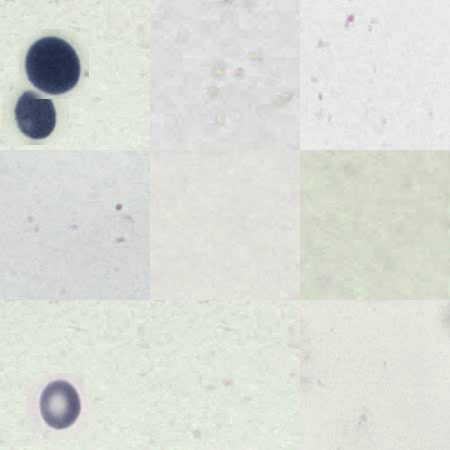
#> input picture frame 24 of cells.mp4, 450 x 450 px
$ jupyter execute CV_BASE_task_6_tracking.ipynb   (shell and % lines are left out)
#> lines starting #> are read from the running program, lines starting #| are printed output that depends on the picture; after the words box and inside, x2 and y2 are one past the last pixel; in counts of white or black regions, pixels touching at a corner belong together
[cell 1]
# Продолжайте развивать генератор данных.
# Решите задачу трекинга объектов.
# Этап 1. Генератор последовательности кадров с потоком клеток, перемещающихся "слева - направо".
#  - сгенерировать последовательность кадров в 10 секунд (итого - примерно 240 кдаров)
# - первичное положение клеток - случайный пиксель
# - при достижении границы изображения объект прекращает свое существование
# - пусть генератор пути клеток позволяет перемещать клетку по синусоиде  y(x(t) ) = ax+b + c * sin( omega *x) + eps_noise
# - a,b,c omega - случайно сгенерированные значения для данной клетки  eps_noise - случайное значение для каждой секунды
# - a,b,c omega - случайно сгенерированные значения для данной клетки
# - 10 секунду - 10 отсчетов времени t,  положение между кажром 0 и кадром 24 интерполируется при помощи линейной интерполяции по формуле:
# - выполнить то же самое, только зависимость не T(z),как в примере, а y(x)

[cell 2]
# Этап 2. Трекинг объектов.
# Используя пример, приведенный в лекции про трекинг, решить задачу трекинга объектов
# Пути (положения) объктов на каждом кадре сохранить в файл.
# Визуализировать траектории объектов на изображении.

[cell 3]
#Создание видео из последовательности кадров

[cell 4]
import os
import random
import cv2
import numpy as np
import math
from tqdm import tqdm
from matplotlib import pyplot as plt


# Загрузка изображений (замените на ваш способ загрузки)
# Здесь предполагается, что у вас уже есть изображения в папках
# Если нужно загрузить из Google Drive, раскомментируйте следующее:


def load_images(folder):
    images = []
    for f in os.listdir(folder):
        if f.lower().endswith(('.png', '.jpg', '.jpeg')):
            img = cv2.imread(os.path.join(folder, f))
            if img is not None:
                images.append(img)
    return images

# [38 lines left out: functions generate_3x3_background, draw_cell_with_blur, not called in this run]

class CellWithYofX:
    # [33 lines left out: functions __init__, update, not called in this run]

def generate_y_of_x_video(output_path, duration=10, fps=30, img_size=(450, 450), max_cells=7):
    bg_images = load_images("/content/patches/background")
    cell_images = load_images("/content/patches/cells")

    if not bg_images or not cell_images:
        raise ValueError("Проверьте папки с изображениями!")

    print(f"Загружено: {len(bg_images)} фонов, {len(cell_images)} клеток")

    background = generate_3x3_background(bg_images, img_size)

    fourcc = cv2.VideoWriter_fourcc(*'mp4v')
    out = cv2.VideoWriter(output_path, fourcc, fps, img_size)

    cells = []
    total_frames = duration * fps

    for frame_idx in tqdm(range(total_frames), desc="Генерация кадров"):
        frame = background.copy()
        current_time = frame_idx / fps

        if len(cells) < max_cells and (frame_idx % 20 == 0 or len(cells) < 2):
            cell_img = random.choice(cell_images)
            cell_size = random.randint(40, 80)
            cell_img = cv2.resize(cell_img, (cell_size, cell_size))

            cells.append({
                'obj': CellWithYofX(img_size, cell_size),
                'img': cell_img
            })

        for cell in cells[:]:
            if not cell['obj'].update(1/fps):
                cells.remove(cell)
                continue

            x, y = int(cell['obj'].x), int(cell['obj'].y)
            frame = draw_cell_with_blur(frame, cell['img'], x, y)

        out.write(frame)

        if frame_idx in [0, total_frames//4, total_frames//2, total_frames-1]:
            plt.figure(figsize=(8, 8))
            plt.imshow(cv2.cvtColor(frame, cv2.COLOR_BGR2RGB))
            plt.title(f"t = {current_time:.1f}с")
            plt.axis('off')
            plt.show()

    out.release()
    print(f"Видео сохранено: {output_path}")

# Генерация видео
try:
    generate_y_of_x_video(
        "cells.mp4",
        duration=10,
        fps=24,  # 10 секунд * 24 кадра = 240 кадров
        img_size=(450, 450),
        max_cells=8
    )
except Exception as e:
    print(f"Ошибка генерации видео: {e}")

# Класс для трекинга
class SimpleTracker:
    def __init__(self):
        self.tracks = {}
        self.next_id = 0

    def update(self, detections):
        if not self.tracks:
            for det in detections:
                self.tracks[self.next_id] = {
                    'positions': [self._center(det)],
                    'missed': 0
                }
                self.next_id += 1
            return self.tracks

        matched_det = set()
        updated_tracks = {}

        for track_id, track in self.tracks.items():
            last_pos = track['positions'][-1]
            min_dist = float('inf')
            best_match = None

            for i, det in enumerate(detections):
                if i in matched_det:
                    continue

                dist = self._distance(last_pos, self._center(det))
                if dist < 25:  # MAX_DISTANCE
                    if dist < min_dist:
                        min_dist = dist
                        best_match = i

            if best_match is not None:
                matched_det.add(best_match)
                track['positions'].append(self._center(detections[best_match]))
                track['missed'] = 0
                updated_tracks[track_id] = track

        for i, det in enumerate(detections):
            if i not in matched_det:
                self.tracks[self.next_id] = {
                    'positions': [self._center(det)],
                    'missed': 0
                }
                self.next_id += 1

        return self.tracks

    def _center(self, bbox):
        x, y, w, h = bbox
        return (x + w // 2, y + h // 2)

    def _distance(self, p1, p2):
        return ((p1[0] - p2[0]) ** 2 + (p1[1] - p2[1]) ** 2) ** 0.5

class BloodCellTracker:
    def __init__(self, video_path):
        self.cap = cv2.VideoCapture(video_path)
        if not self.cap.isOpened():
            raise ValueError(f"Не удалось открыть видео: {video_path}")

        self.MIN_CELL_AREA = 100
        self.MAX_CELL_AREA = 3000
        self.THRESHOLD = 15
        self.MIN_DISTANCE = 50
        self.MIN_ASPECT_RATIO = 1.0
        self.MAX_ASPECT_RATIO = 2.5

        self.kernel = cv2.getStructuringElement(cv2.MORPH_ELLIPSE, (7, 7))
        self.trackers = []
        self.bboxes = []
        self.track_ids = []
        self.track_history = {}
        self.next_id = 0
        self.colors = np.random.randint(0, 255, (1000, 3))
        self.tracker = SimpleTracker()

    def preprocess_frame(self, frame):
        try:
            hsv = cv2.cvtColor(frame, cv2.COLOR_BGR2HSV)
            gray = hsv[:, :, 1]

            blurred = cv2.GaussianBlur(gray, (9, 9), 0)
            thresh = cv2.adaptiveThreshold(
                blurred, 255,
                cv2.ADAPTIVE_THRESH_GAUSSIAN_C,
                cv2.THRESH_BINARY_INV, 11, 2
            )

            morphed = cv2.morphologyEx(thresh, cv2.MORPH_CLOSE, self.kernel)
            morphed = cv2.morphologyEx(morphed, cv2.MORPH_OPEN, self.kernel)

            return morphed
        except Exception as e:
            print(f"Ошибка обработки кадра: {e}")
            return None

    def detect_cells(self, frame):
        mask = self.preprocess_frame(frame)
        if mask is None:
            return []

        contours, _ = cv2.findContours(
            mask, cv2.RETR_EXTERNAL, cv2.CHAIN_APPROX_SIMPLE
        )

        valid_boxes = []
        for cnt in contours:
            area = cv2.contourArea(cnt)
            perimeter = cv2.arcLength(cnt, True)
            circularity = 4 * np.pi * area / (perimeter ** 2) if perimeter > 0 else 0
            if (self.MIN_CELL_AREA < area < self.MAX_CELL_AREA and
                    0.7 < circularity < 1.3):
                x, y, w, h = cv2.boundingRect(cnt)
                valid_boxes.append((x, y, w, h))
                aspect_ratio = max(w, h) / min(w, h)
                if self.MIN_ASPECT_RATIO < aspect_ratio < self.MAX_ASPECT_RATIO:
                    valid_boxes.append((x, y, w, h))

        return valid_boxes

    def update_tracking(self, frame):
        detections = self.detect_cells(frame)
        tracks = self.tracker.update(detections)

        self.track_history = {
            track_id: data['positions']
            for track_id, data in tracks.items()
            if data['missed'] < 5
        }

        return len(self.track_history)

    def visualize(self, frame):
        display_frame = frame.copy()

        for track_id, positions in self.track_history.items():
            color = self.colors[track_id % len(self.colors)].tolist()

            for i in range(1, len(positions)):
                cv2.line(display_frame, positions[i - 1], positions[i], color, 2)

            if positions:
                x, y = positions[-1]
                cv2.circle(display_frame, (x, y), 5, color, -1)
                cv2.putText(display_frame, f"ID:{track_id}", (x + 10, y),
                            cv2.FONT_HERSHEY_SIMPLEX, 0.5, color, 1)

        return display_frame

    def save_results(self, output_dir='output'):
        min_track_length = 10
        for track_id, positions in list(self.track_history.items()):
            if len(positions) < min_track_length:
                del self.track_history[track_id]
        os.makedirs(output_dir, exist_ok=True)

        with open(os.path.join(output_dir, 'tracks.csv'), 'w') as f:
            f.write("track_id,frame,x,y\n")
            for track_id, positions in self.track_history.items():
                for frame_num, (x, y) in enumerate(positions):
                    f.write(f"{track_id},{frame_num},{x},{y}\n")

        plt.figure(figsize=(10, 10))
        for track_id, positions in self.track_history.items():
            if len(positions) > 1:
                xs, ys = zip(*positions)
                plt.plot(xs, ys, label=f'Track {track_id}')

        plt.gca().invert_yaxis()
        plt.legend()
        plt.title("Cell Trajectories")
        plt.savefig(os.path.join(output_dir, 'trajectories.png'))
        plt.close()

    def run(self):
        total_frames = int(self.cap.get(cv2.CAP_PROP_FRAME_COUNT))
        output_frames = []

        with tqdm(total=total_frames, desc="Tracking cells") as pbar:
            while True:
                ret, frame = self.cap.read()
#> frame is the input picture: shape (450, 450, 3); mean B, G, R 214.6, 221, 217.8
                if not ret:
                    break

                try:
                    detections = self.detect_cells(frame)
#> in preprocess_frame, `gray = hsv[:, :, 1]`:
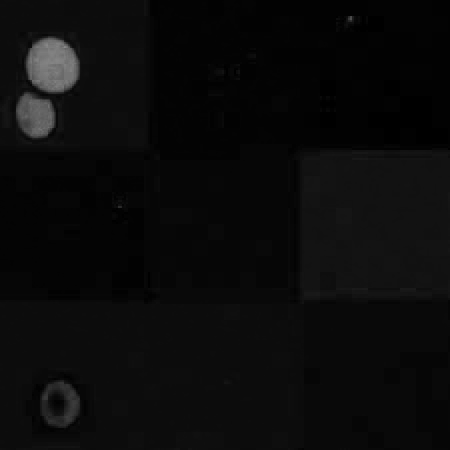
#> gray: shape (450, 450); min 0, max 140, mean 10.7
#> in preprocess_frame, `thresh = cv2.adaptiveThreshold( blurred, 255, cv2.ADAPTIVE_THRESH_GAUS..`:
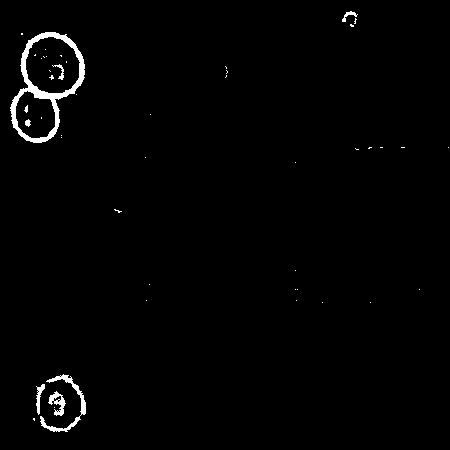
#> thresh: shape (450, 450); 1.3% white; 47 white regions (39 under 20 px), largest, box (x1, y1, x2, y2) and area: (10, 32, 85, 143) 1661, (40, 374, 86, 432) 451, (48, 391, 66, 416) 198
#> in preprocess_frame, `morphed = cv2.morphologyEx(thresh, cv2.MORPH_CLOSE, self.kernel)`:
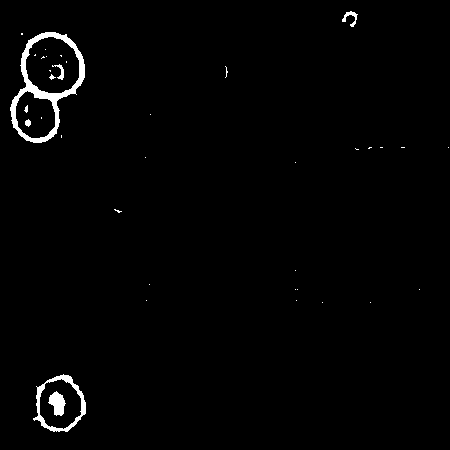
#> morphed: shape (450, 450); 1.5% white; 37 white regions (30 under 20 px), largest, box (x1, y1, x2, y2) and area: (10, 32, 85, 143) 1710, (33, 374, 86, 432) 646, (48, 391, 66, 416) 274
#> in preprocess_frame, `morphed = cv2.morphologyEx(morphed, cv2.MORPH_OPEN, self.kernel)`:
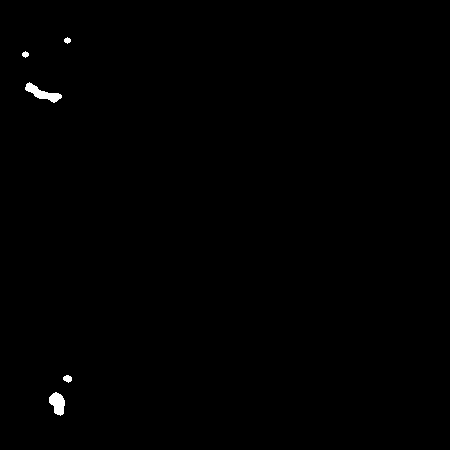
#> morphed: shape (450, 450); 0.34% white; 5 white regions
#> in detect_cells, `contours, _ = cv2.findContours( mask, cv2.RETR_EXTERNAL, cv2.CHAIN_APP..`: contours = 5 contours; box (x1, y1, x2, y2) and area: (25, 82, 62, 103) 263, (49, 392, 65, 416) 232, (63, 375, 72, 383) 40, (22, 51, 29, 58) 24, (64, 37, 71, 44) 24
#> the loop in detect_cells, `for cnt in contours:` made 5 passes
#> (area, perimeter, circularity, x, y, w, h, aspect_ratio) on pass 1: (231.5, 63.7, 0.717, 49, 392, 16, 24, 1.5)
#> after the loop in detect_cells, `for cnt in contours:`: valid_boxes = [(49, 392, 16, 24), (49, 392, 16, 24)]
#> detections = [(49, 392, 16, 24), (49, 392, 16, 24)]
                    active_count = self.update_tracking(frame)
#> the loop in detect_cells (call 2), `for cnt in contours:` made 5 passes
#> the loop in update, `for det in detections:` made 2 passes
#> (x in _center, y in _center, w in _center, h in _center, self.next_id) on passes 1 to 2: (49, 392, 16, 24, 1), (49, 392, 16, 24, 2)
#> after the loop in update, `for det in detections:`: self.next_id = 2; self.tracks = 2 items
#> in update_tracking, `self.track_history = { track_id: data['positions'] for track_id, data ..`: self.track_history = {0: [(57, 404)], 1: [(57, 404)]}
#> active_count = 2
                    tracked_frame = self.visualize(frame)
#> the loop in visualize, `for track_id, positions in self.track_history.items():` made 2 passes
#> (track_id, color, x, y) on passes 1 to 2: (0, [172, 47, 117], 57, 404), (1, [192, 67, 251], 57, 404)
#> after the loop in visualize, `for track_id, positions in self.track_history.items():`:
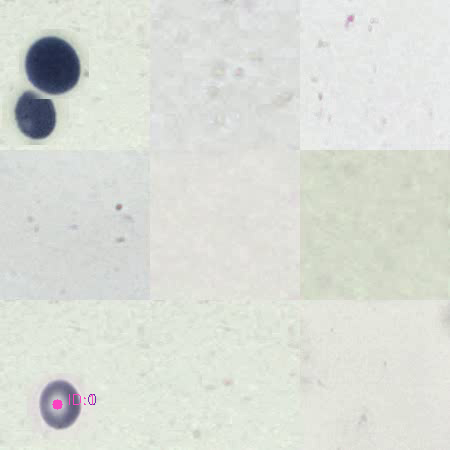
#> display_frame: shape (450, 450, 3); 0.08% of pixels changed, all inside (x1, y1, x2, y2) = (52, 394, 96, 410)
                    output_frames.append(tracked_frame)

                    if cv2.waitKey(1) == 27:  # ESC для выхода
#> (key Esc is pressed here)
                        break

                    pbar.update(1)
                except Exception as e:
                    print(f"Ошибка обработки кадра: {e}")
                    break

        # Сохраняем видео с трекингом
        height, width = output_frames[0].shape[:2]
        fourcc = cv2.VideoWriter_fourcc(*'mp4v')
#> fourcc = 1983148141
        out = cv2.VideoWriter('tracked_cells.mp4', fourcc, 24, (width, height))

        for frame in output_frames:
            out.write(frame)
#> this loop made 1 pass
        out.release()

        self.save_results()
#> the loop in save_results, `for track_id, positions in list(self.track_history.items()):` made 2 passes
#> (track_id, positions) on passes 1 to 2: (0, [(57, 404)]), (1, [(57, 404)])
        self.cap.release()
        cv2.destroyAllWindows()

        # Показываем результаты
        plt.figure(figsize=(15, 15))

        # Показываем несколько кадров с трекингом
        for i, idx in enumerate([0, len(output_frames)//4, len(output_frames)//2, len(output_frames)-1]):
            plt.subplot(2, 2, i+1)
            plt.imshow(cv2.cvtColor(output_frames[idx], cv2.COLOR_BGR2RGB))
            plt.title(f"Кадр {idx}")
            plt.axis('off')
#> this loop made 4 passes

        plt.show()
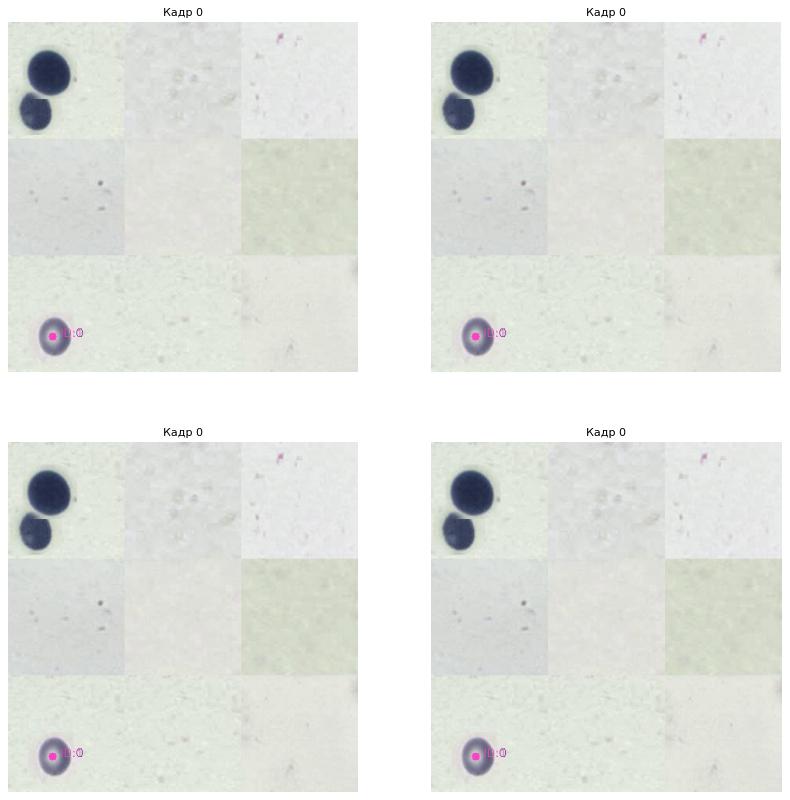
#> figure drawn by matplotlib, 4 panels

        # Показываем траектории
        self.save_results()
        img = cv2.imread('output/trajectories.png')
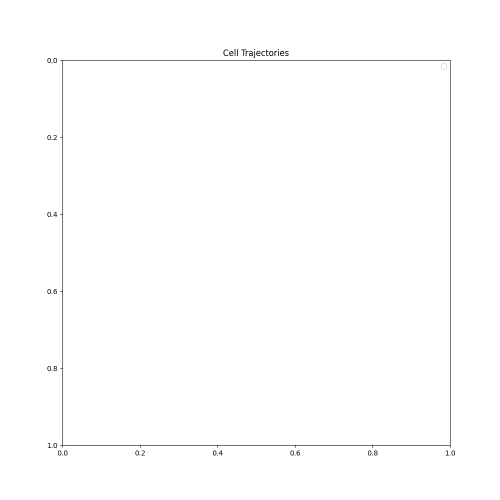
#> img: shape (1000, 1000, 3) (shown at 1/2 size); min 0, max 255, mean 253.8
        plt.figure(figsize=(10, 10))
        plt.imshow(cv2.cvtColor(img, cv2.COLOR_BGR2RGB))
        plt.axis('off')
        plt.title("Траектории клеток")
        plt.show()

# Запускаем трекинг
video_path = 'cells.mp4'
tracker = BloodCellTracker(video_path)
tracker.run()
print("Трекинг завершен. Результаты сохранены в папке output/")

$ run again, starting later in the video
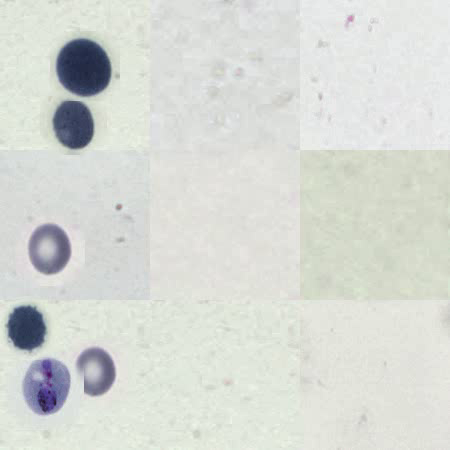
#> input picture frame 108 of cells.mp4, 450 x 450 px
#> in run, frame is the input picture: shape (450, 450, 3); mean B, G, R 212.7, 218, 214.9
#> hsv: shape (450, 450, 3); mean H, S, V 51.6, 12.2, 219.6
#> thresh: shape (450, 450); 2.6% white; 68 white regions (54 under 20 px), largest, box (x1, y1, x2, y2) and area: (49, 33, 116, 154) 1679, (19, 351, 80, 420) 951, (3, 300, 52, 357) 822
#> contours = 18 contours; largest, box (x1, y1, x2, y2) and area: (5, 337, 61, 362) 412, (33, 400, 69, 420) 242, (64, 89, 94, 107) 230, (34, 370, 58, 391) 220, (40, 235, 54, 258) 194
#> the loop in detect_cells, `for cnt in contours:` made 18 passes
#> (area, perimeter, circularity, x, y, w, h, aspect_ratio) on passes 2, 4: (116, 43.8, 0.76, 70, 375, 13, 14, 1.08), (194, 58.28, 0.718, 88, 359, 13, 24, 1.85)
#> after the loop in detect_cells, `for cnt in contours:`: valid_boxes = [(70, 375, 13, 14), (70, 375, 13, 14), (88, 359, 13, 24), (88, 359, 13, 24)]
#> in run, `detections = self.detect_cells(frame)`: detections has the same summary as valid_boxes in detect_cells
#> the loop in detect_cells (call 2), `for cnt in contours:` made 18 passes
#> in update_tracking, `detections = self.detect_cells(frame)`: detections has the same summary as valid_boxes in detect_cells
#> the loop in update, `for det in detections:` made 4 passes
#> (det, x in _center, y in _center, h in _center) on passes 1 to 4: ((70, 375, 13, 14), 70, 375, 14), ((70, 375, 13, 14), 70, 375, 14), ((88, 359, 13, 24), 88, 359, 24), ((88, 359, 13, 24), 88, 359, 24)
#> after the loop in update, `for det in detections:`: self.next_id = 4; self.tracks = 4 items
#> self.track_history = {0: [(76, 382)], 1: [(76, 382)], 2: [(94, 371)], 3: [(94, 371)]}
#> active_count = 4
#> the loop in visualize, `for track_id, positions in self.track_history.items():` made 4 passes
#> (color, x, y) on passes 1 to 4: ([172, 47, 117], 76, 382), ([192, 67, 251], 76, 382), ([195, 103, 9], 94, 371), ([211, 21, 242], 94, 371)
#> after the loop in visualize, `for track_id, positions in self.track_history.items():`:
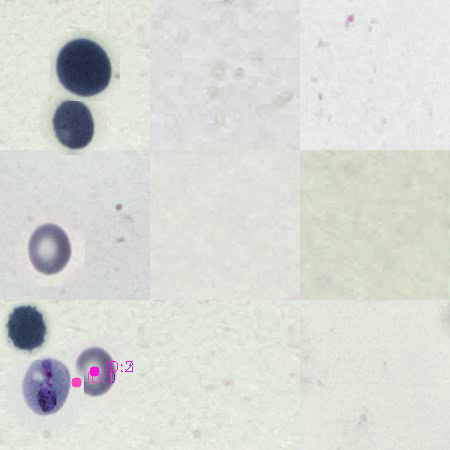
#> display_frame: shape (450, 450, 3); 0.16% of pixels changed, all inside (x1, y1, x2, y2) = (71, 361, 133, 388)
#> fourcc = 1983148141
#> the loop in run, `for frame in output_frames:` made 1 pass
#> the loop in save_results, `for track_id, positions in list(self.track_history.items()):` made 4 passes
#> the loop in run, `for i, idx in enumerate([0, len(output_frames)//4, len(output_frames)/..` made 4 passes
#> in run, `plt.show()`:
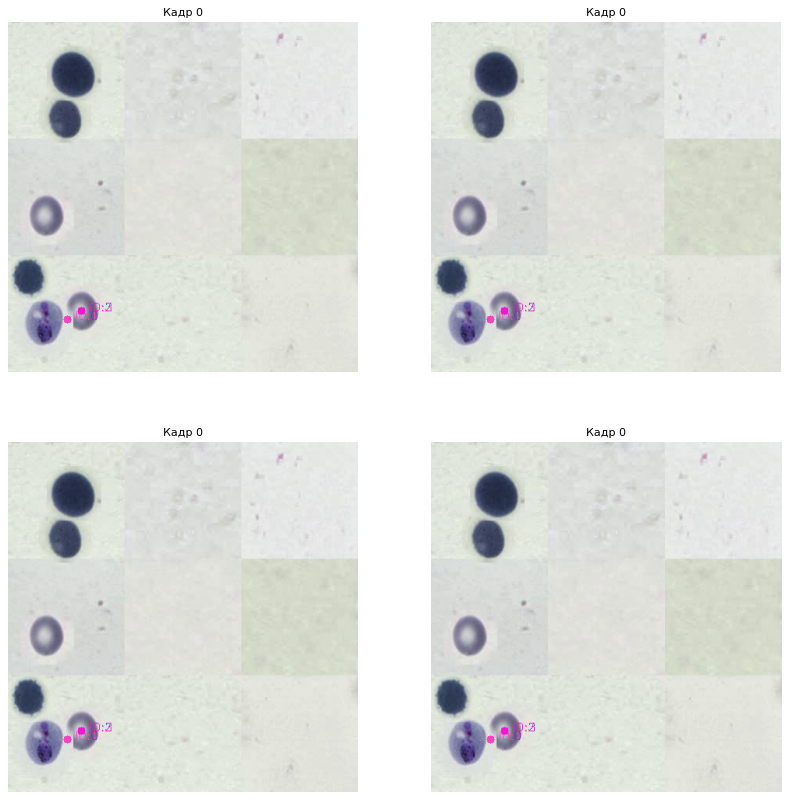
#> figure drawn by matplotlib, 4 panels
